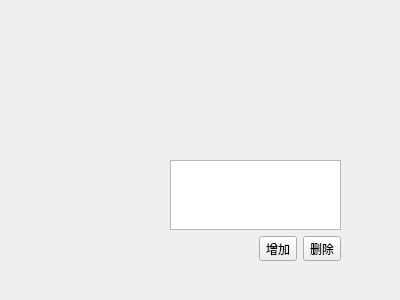
<?xml version="1.0" encoding="UTF-8"?>
<ui version="4.0">
 <class>FormDataTable</class>
 <widget class="QWidget" name="FormDataTable">
  <property name="geometry">
   <rect>
    <x>0</x>
    <y>0</y>
    <width>400</width>
    <height>300</height>
   </rect>
  </property>
  <property name="windowTitle">
   <string>Form</string>
  </property>
  <widget class="QStackedWidget" name="stackedWidget">
   <property name="geometry">
    <rect>
     <x>110</x>
     <y>40</y>
     <width>120</width>
     <height>80</height>
    </rect>
   </property>
  </widget>
  <widget class="QWidget" name="gridWidget" native="true">
   <property name="geometry">
    <rect>
     <x>170</x>
     <y>160</y>
     <width>171</width>
     <height>101</height>
    </rect>
   </property>
   <property name="styleSheet">
    <string notr="true"/>
   </property>
   <layout class="QGridLayout" name="gridLayout">
    <item row="1" column="2">
     <widget class="QToolButton" name="toolButton_Del">
      <property name="text">
       <string>删除</string>
      </property>
     </widget>
    </item>
    <item row="1" column="1">
     <widget class="QToolButton" name="toolButton_Add">
      <property name="text">
       <string>增加</string>
      </property>
     </widget>
    </item>
    <item row="0" column="0" colspan="3">
     <widget class="QTextBrowser" name="textBrowser"/>
    </item>
   </layout>
  </widget>
 </widget>
 <resources/>
 <connections/>
</ui>
